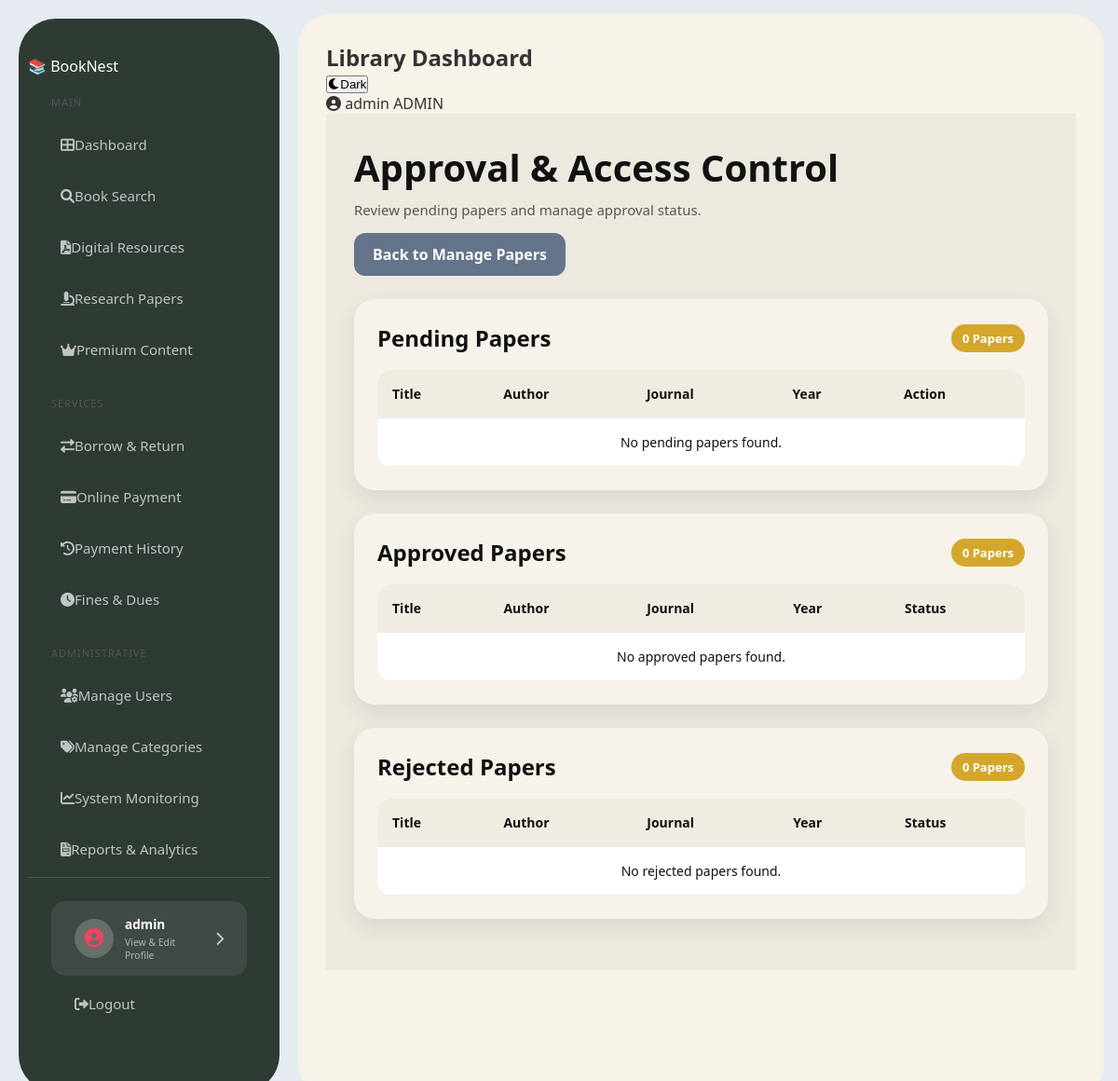
Page /librarian/research-papers/approval/ (signed in) on the earlier database version.
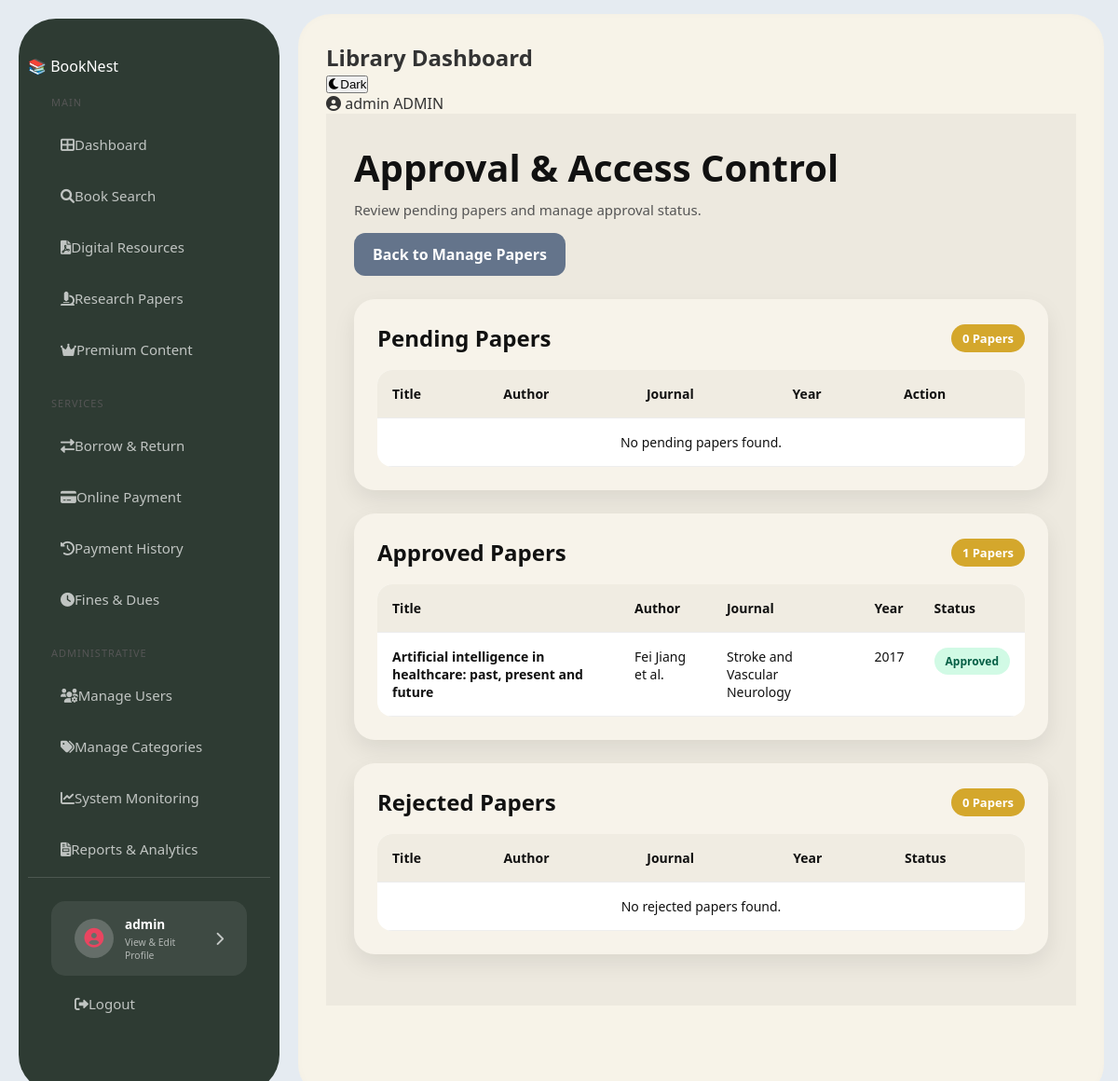
Same page on the later database version.
### library/models.py (models this page shows, shortened)
class ResearchPaper(models.Model):
    STATUS_CHOICES = [
        ('pending', 'Pending'),
        ('approved', 'Approved'),
        ('rejected', 'Rejected'),
    ]
    title = models.CharField(max_length=200)
    author = models.CharField(max_length=200)
    journal = models.CharField(max_length=200)
    year = models.PositiveIntegerField()
    abstract = models.TextField(blank=True, null=True)
    paper_file = models.FileField(upload_to='research_papers/')
    status = models.CharField(max_length=20, choices=STATUS_CHOICES, default='pending')
    uploaded_by = models.ForeignKey(User, on_delete=models.CASCADE)
    uploaded_at = models.DateTimeField(auto_now_add=True)

### library/views.py (the view)
# urls.py: path('librarian/research-papers/approval/', views.approval_access_control, name='approval_access_control'),
@login_required
@user_passes_test(is_librarian_or_admin, login_url='/')
def approval_access_control(request):
    pending_papers = ResearchPaper.objects.filter(status='pending').order_by('-uploaded_at')
    approved_papers = ResearchPaper.objects.filter(status='approved').order_by('-uploaded_at')
    rejected_papers = ResearchPaper.objects.filter(status='rejected').order_by('-uploaded_at')
    return render(request, 'library/approval_access_control.html', {
        'pending_papers': pending_papers,
        'approved_papers': approved_papers,
        'rejected_papers': rejected_papers,
    })

### library/models.py (called while the page is built)
    def get_full_name(self):
        if self.first_name and self.last_name:
            return f"{self.first_name} {self.last_name}"
        return self.username

### library/views.py (called while the page is built)
def is_librarian_or_admin(user):
    return user.is_authenticated and (
        user.role in [User.LIBRARIAN, User.ADMIN] or user.is_superuser
    )

### library/templates/library/approval_access_control.html (shortened to what the changed rows need)
{% extends 'library/base.html' %}
{% block content %}
<div class="approval-page">
    <div class="approval-header">
        <div class="approval-title">
            <h1>Approval & Access Control</h1>
        </div>
    </div>
    <div class="approval-box">
        <div class="section-bar">
            <h2>Pending Papers</h2>
        </div>
        <div class="table-wrap">
            <table class="approval-table">
                <thead>
                    <tr>
                        <th>Title</th>
                        <th>Author</th>
                        <th>Journal</th>
                        <th>Year</th>
                        <th>Action</th>
                    </tr>
                </thead>
            </table>
        </div>
    </div>
    <div class="approval-box">
        <div class="section-bar">
            <h2>Approved Papers</h2>
            <span class="count-badge">{{ approved_papers|length }} Papers</span>
        </div>
        <div class="table-wrap">
            <table class="approval-table">
                <thead>
                    <tr>
                        <th>Title</th>
                        <th>Author</th>
                        <th>Journal</th>
                        <th>Year</th>
                        <th>Status</th>
                    </tr>
                </thead>
                <tbody>
                    {% for paper in approved_papers %}
                    <tr>
                        <td><div class="paper-title">{{ paper.title }}</div></td>
                        <td>{{ paper.author }}</td>
                        <td>{{ paper.journal }}</td>
                        <td>{{ paper.year }}</td>
                        <td><span class="status-badge status-approved">Approved</span></td>
                    </tr>
                    {% empty %}
                    <tr>
                        <td colspan="5" class="empty-row">No approved papers found.</td>
                    </tr>
                    {% endfor %}
                </tbody>
            </table>
        </div>
    </div>
    <div class="approval-box">
        <div class="section-bar">
            <h2>Rejected Papers</h2>
        </div>
        <div class="table-wrap">
            <table class="approval-table">
                <thead>
                    <tr>
                        <th>Title</th>
                        <th>Author</th>
                        <th>Journal</th>
                        <th>Year</th>
                        <th>Status</th>
                    </tr>
                </thead>
            </table>
        </div>
    </div>
</div>
{% endblock %}

Differences in the rows shown:
added ResearchPaper: title "Artificial intelligence in healthcare: past, present and future", author "Fei Jiang et al.", journal "Stroke and Vascular Neurology", year "2017"
Other differences:
{{ approved_papers|length }}: "0" → "1"
text no longer shown: "No approved papers found."
